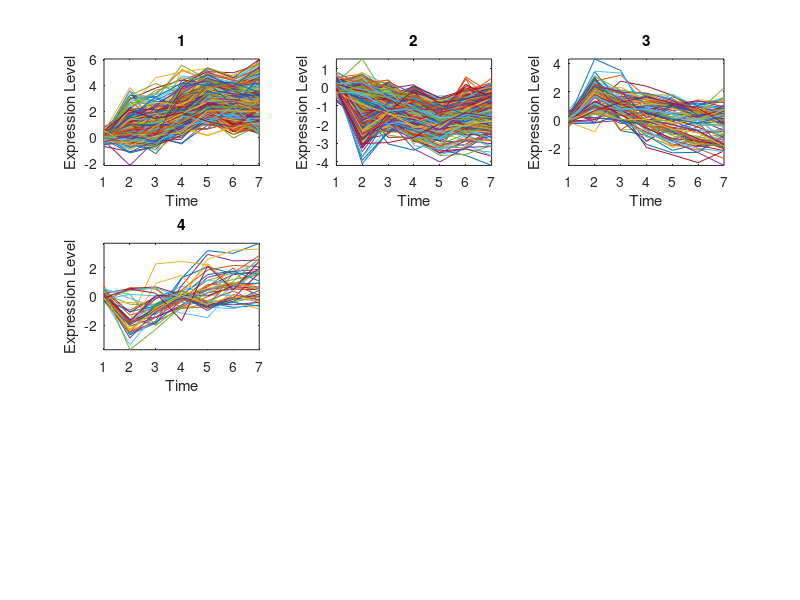

MATLAB code to generate this figure: (Note: this script raises an error after producing the figure.)
close all; clear; clc;
gene= importdata('data/Sporulation.mat');
x=gene;

clusters=load('Y_pred.mat');

pred=clusters.Y_pred;
k=max(pred',[],2);
k1=unique(pred);

figure 
for c=1:length(k1)
    subplot(3,3,c);
    plot(x((pred == k1(c)),:)');
    xlabel('Time');
    ylabel('Expression Level');
   title(c);
    axis tight
   
end

suptitle('Hierarchical Clustering of Profiles');